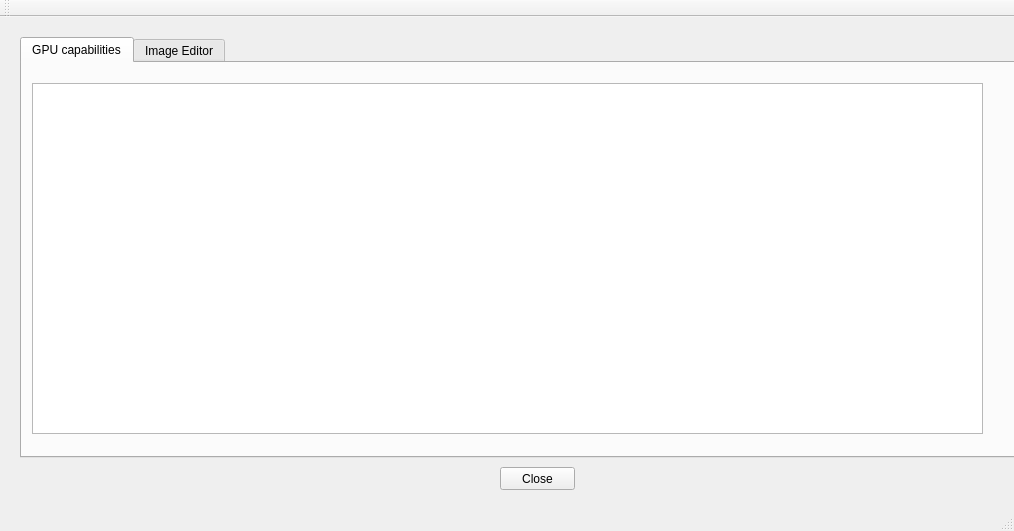
<?xml version="1.0" encoding="UTF-8"?>
<ui version="4.0">
 <class>CUDA_testerClass</class>
 <widget class="QMainWindow" name="CUDA_testerClass">
  <property name="geometry">
   <rect>
    <x>0</x>
    <y>0</y>
    <width>1014</width>
    <height>531</height>
   </rect>
  </property>
  <property name="windowTitle">
   <string>CUDA_tester</string>
  </property>
  <widget class="QWidget" name="centralWidget">
   <widget class="QPushButton" name="pushButtonClose">
    <property name="geometry">
     <rect>
      <x>500</x>
      <y>450</y>
      <width>75</width>
      <height>23</height>
     </rect>
    </property>
    <property name="text">
     <string>Close</string>
    </property>
   </widget>
   <widget class="QTabWidget" name="tabWidget">
    <property name="geometry">
     <rect>
      <x>20</x>
      <y>20</y>
      <width>1041</width>
      <height>421</height>
     </rect>
    </property>
    <property name="currentIndex">
     <number>0</number>
    </property>
    <widget class="QWidget" name="tab">
     <attribute name="title">
      <string>GPU capabilities</string>
     </attribute>
     <widget class="QTextEdit" name="textEdit">
      <property name="geometry">
       <rect>
        <x>10</x>
        <y>20</y>
        <width>951</width>
        <height>351</height>
       </rect>
      </property>
      <property name="readOnly">
       <bool>true</bool>
      </property>
     </widget>
    </widget>
    <widget class="QWidget" name="tab_2">
     <attribute name="title">
      <string>Image Editor</string>
     </attribute>
     <widget class="QLabel" name="labelOriginalImage">
      <property name="enabled">
       <bool>true</bool>
      </property>
      <property name="geometry">
       <rect>
        <x>30</x>
        <y>60</y>
        <width>384</width>
        <height>216</height>
       </rect>
      </property>
      <property name="text">
       <string>original</string>
      </property>
     </widget>
     <widget class="QLabel" name="labelEditedImage">
      <property name="enabled">
       <bool>true</bool>
      </property>
      <property name="geometry">
       <rect>
        <x>580</x>
        <y>60</y>
        <width>384</width>
        <height>216</height>
       </rect>
      </property>
      <property name="text">
       <string>edited</string>
      </property>
     </widget>
     <widget class="QPushButton" name="pushButtonSelectImage">
      <property name="geometry">
       <rect>
        <x>20</x>
        <y>10</y>
        <width>75</width>
        <height>23</height>
       </rect>
      </property>
      <property name="text">
       <string>Select Image</string>
      </property>
     </widget>
     <widget class="QRadioButton" name="radioButtonMonoChrome">
      <property name="geometry">
       <rect>
        <x>450</x>
        <y>50</y>
        <width>82</width>
        <height>17</height>
       </rect>
      </property>
      <property name="text">
       <string>Monochrome</string>
      </property>
      <property name="checked">
       <bool>true</bool>
      </property>
     </widget>
     <widget class="QPushButton" name="pushButtonEditImage">
      <property name="geometry">
       <rect>
        <x>450</x>
        <y>10</y>
        <width>75</width>
        <height>23</height>
       </rect>
      </property>
      <property name="text">
       <string>Edit Image</string>
      </property>
     </widget>
    </widget>
   </widget>
  </widget>
  <widget class="QMenuBar" name="menuBar">
   <property name="geometry">
    <rect>
     <x>0</x>
     <y>0</y>
     <width>1014</width>
     <height>21</height>
    </rect>
   </property>
  </widget>
  <widget class="QToolBar" name="mainToolBar">
   <attribute name="toolBarArea">
    <enum>TopToolBarArea</enum>
   </attribute>
   <attribute name="toolBarBreak">
    <bool>false</bool>
   </attribute>
  </widget>
  <widget class="QStatusBar" name="statusBar"/>
 </widget>
 <layoutdefault spacing="6" margin="11"/>
 <resources>
  <include location="../Resources/CUDA_tester.qrc"/>
 </resources>
 <connections/>
</ui>
